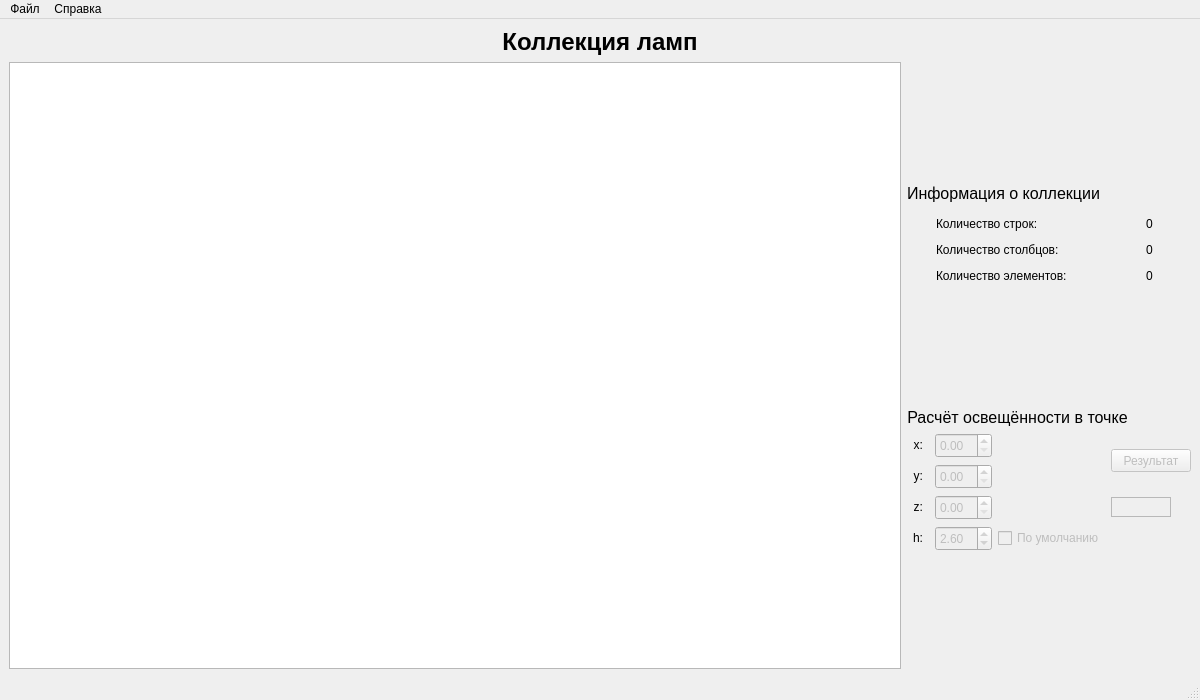
<?xml version="1.0" encoding="UTF-8"?>
<ui version="4.0">
 <class>MainWindow</class>
 <widget class="QMainWindow" name="MainWindow">
  <property name="geometry">
   <rect>
    <x>0</x>
    <y>0</y>
    <width>1200</width>
    <height>700</height>
   </rect>
  </property>
  <property name="minimumSize">
   <size>
    <width>1200</width>
    <height>700</height>
   </size>
  </property>
  <property name="windowTitle">
   <string>LampApp</string>
  </property>
  <widget class="QWidget" name="centralwidget">
   <layout class="QGridLayout" name="gridLayout_2">
    <item row="0" column="0">
     <layout class="QVBoxLayout" name="verticalLayout_3">
      <item>
       <widget class="QLabel" name="label">
        <property name="font">
         <font>
          <pointsize>18</pointsize>
          <weight>75</weight>
          <bold>true</bold>
         </font>
        </property>
        <property name="text">
         <string>Коллекция ламп</string>
        </property>
        <property name="alignment">
         <set>Qt::AlignCenter</set>
        </property>
       </widget>
      </item>
      <item>
       <layout class="QHBoxLayout" name="horizontalLayout">
        <item>
         <widget class="QTableWidget" name="tableWidget">
          <property name="maximumSize">
           <size>
            <width>16777215</width>
            <height>16777215</height>
           </size>
          </property>
          <property name="sizeAdjustPolicy">
           <enum>QAbstractScrollArea::AdjustIgnored</enum>
          </property>
          <property name="alternatingRowColors">
           <bool>false</bool>
          </property>
          <property name="selectionMode">
           <enum>QAbstractItemView::SingleSelection</enum>
          </property>
          <property name="iconSize">
           <size>
            <width>0</width>
            <height>0</height>
           </size>
          </property>
          <property name="textElideMode">
           <enum>Qt::ElideMiddle</enum>
          </property>
          <property name="verticalScrollMode">
           <enum>QAbstractItemView::ScrollPerItem</enum>
          </property>
          <property name="rowCount">
           <number>0</number>
          </property>
          <property name="columnCount">
           <number>0</number>
          </property>
          <attribute name="horizontalHeaderCascadingSectionResizes">
           <bool>false</bool>
          </attribute>
          <attribute name="horizontalHeaderMinimumSectionSize">
           <number>70</number>
          </attribute>
          <attribute name="horizontalHeaderShowSortIndicator" stdset="0">
           <bool>false</bool>
          </attribute>
          <attribute name="horizontalHeaderStretchLastSection">
           <bool>false</bool>
          </attribute>
          <attribute name="verticalHeaderCascadingSectionResizes">
           <bool>false</bool>
          </attribute>
          <attribute name="verticalHeaderStretchLastSection">
           <bool>false</bool>
          </attribute>
         </widget>
        </item>
        <item>
         <layout class="QVBoxLayout" name="verticalLayout">
          <item>
           <layout class="QVBoxLayout" name="verticalLayout_2">
            <property name="sizeConstraint">
             <enum>QLayout::SetFixedSize</enum>
            </property>
            <item>
             <widget class="QLabel" name="label_2">
              <property name="sizePolicy">
               <sizepolicy hsizetype="Fixed" vsizetype="Fixed">
                <horstretch>0</horstretch>
                <verstretch>0</verstretch>
               </sizepolicy>
              </property>
              <property name="minimumSize">
               <size>
                <width>191</width>
                <height>19</height>
               </size>
              </property>
              <property name="maximumSize">
               <size>
                <width>300</width>
                <height>30</height>
               </size>
              </property>
              <property name="font">
               <font>
                <pointsize>12</pointsize>
               </font>
              </property>
              <property name="text">
               <string>Информация о коллекции</string>
              </property>
             </widget>
            </item>
            <item>
             <layout class="QHBoxLayout" name="horizontalLayout_7">
              <item>
               <widget class="QLabel" name="label_3">
                <property name="sizePolicy">
                 <sizepolicy hsizetype="Fixed" vsizetype="Fixed">
                  <horstretch>0</horstretch>
                  <verstretch>0</verstretch>
                 </sizepolicy>
                </property>
                <property name="minimumSize">
                 <size>
                  <width>175</width>
                  <height>20</height>
                 </size>
                </property>
                <property name="maximumSize">
                 <size>
                  <width>175</width>
                  <height>20</height>
                 </size>
                </property>
                <property name="text">
                 <string>Количество строк:</string>
                </property>
               </widget>
              </item>
              <item>
               <widget class="QLabel" name="n_number">
                <property name="sizePolicy">
                 <sizepolicy hsizetype="Fixed" vsizetype="Fixed">
                  <horstretch>0</horstretch>
                  <verstretch>0</verstretch>
                 </sizepolicy>
                </property>
                <property name="minimumSize">
                 <size>
                  <width>16</width>
                  <height>16</height>
                 </size>
                </property>
                <property name="maximumSize">
                 <size>
                  <width>16</width>
                  <height>16</height>
                 </size>
                </property>
                <property name="text">
                 <string>0</string>
                </property>
               </widget>
              </item>
             </layout>
            </item>
            <item>
             <layout class="QHBoxLayout" name="horizontalLayout_6">
              <item>
               <widget class="QLabel" name="label_4">
                <property name="sizePolicy">
                 <sizepolicy hsizetype="Fixed" vsizetype="Fixed">
                  <horstretch>0</horstretch>
                  <verstretch>0</verstretch>
                 </sizepolicy>
                </property>
                <property name="minimumSize">
                 <size>
                  <width>175</width>
                  <height>20</height>
                 </size>
                </property>
                <property name="maximumSize">
                 <size>
                  <width>175</width>
                  <height>20</height>
                 </size>
                </property>
                <property name="text">
                 <string>Количество столбцов:</string>
                </property>
               </widget>
              </item>
              <item>
               <widget class="QLabel" name="m_number">
                <property name="sizePolicy">
                 <sizepolicy hsizetype="Fixed" vsizetype="Fixed">
                  <horstretch>0</horstretch>
                  <verstretch>0</verstretch>
                 </sizepolicy>
                </property>
                <property name="minimumSize">
                 <size>
                  <width>16</width>
                  <height>16</height>
                 </size>
                </property>
                <property name="maximumSize">
                 <size>
                  <width>16</width>
                  <height>16</height>
                 </size>
                </property>
                <property name="text">
                 <string>0</string>
                </property>
               </widget>
              </item>
             </layout>
            </item>
            <item>
             <layout class="QHBoxLayout" name="horizontalLayout_5">
              <item>
               <widget class="QLabel" name="label_5">
                <property name="sizePolicy">
                 <sizepolicy hsizetype="Fixed" vsizetype="Fixed">
                  <horstretch>0</horstretch>
                  <verstretch>0</verstretch>
                 </sizepolicy>
                </property>
                <property name="minimumSize">
                 <size>
                  <width>175</width>
                  <height>20</height>
                 </size>
                </property>
                <property name="maximumSize">
                 <size>
                  <width>175</width>
                  <height>20</height>
                 </size>
                </property>
                <property name="text">
                 <string>Количество элементов:</string>
                </property>
               </widget>
              </item>
              <item>
               <widget class="QLabel" name="count">
                <property name="sizePolicy">
                 <sizepolicy hsizetype="Fixed" vsizetype="Fixed">
                  <horstretch>0</horstretch>
                  <verstretch>0</verstretch>
                 </sizepolicy>
                </property>
                <property name="minimumSize">
                 <size>
                  <width>16</width>
                  <height>16</height>
                 </size>
                </property>
                <property name="maximumSize">
                 <size>
                  <width>16</width>
                  <height>16</height>
                 </size>
                </property>
                <property name="text">
                 <string>0</string>
                </property>
               </widget>
              </item>
             </layout>
            </item>
           </layout>
          </item>
          <item>
           <layout class="QGridLayout" name="gridLayout">
            <property name="sizeConstraint">
             <enum>QLayout::SetFixedSize</enum>
            </property>
            <item row="3" column="4">
             <widget class="QTextEdit" name="result">
              <property name="enabled">
               <bool>false</bool>
              </property>
              <property name="sizePolicy">
               <sizepolicy hsizetype="Fixed" vsizetype="Fixed">
                <horstretch>0</horstretch>
                <verstretch>0</verstretch>
               </sizepolicy>
              </property>
              <property name="minimumSize">
               <size>
                <width>60</width>
                <height>20</height>
               </size>
              </property>
              <property name="maximumSize">
               <size>
                <width>60</width>
                <height>20</height>
               </size>
              </property>
              <property name="verticalScrollBarPolicy">
               <enum>Qt::ScrollBarAlwaysOff</enum>
              </property>
              <property name="horizontalScrollBarPolicy">
               <enum>Qt::ScrollBarAlwaysOff</enum>
              </property>
              <property name="html">
               <string>&lt;!DOCTYPE HTML PUBLIC &quot;-//W3C//DTD HTML 4.0//EN&quot; &quot;http://www.w3.org/TR/REC-html40/strict.dtd&quot;&gt;
&lt;html&gt;&lt;head&gt;&lt;meta name=&quot;qrichtext&quot; content=&quot;1&quot; /&gt;&lt;style type=&quot;text/css&quot;&gt;
p, li { white-space: pre-wrap; }
&lt;/style&gt;&lt;/head&gt;&lt;body style=&quot; font-family:'MS Shell Dlg 2'; font-size:8pt; font-weight:400; font-style:normal;&quot;&gt;
&lt;p style=&quot;-qt-paragraph-type:empty; margin-top:0px; margin-bottom:0px; margin-left:0px; margin-right:0px; -qt-block-indent:0; text-indent:0px; font-size:8.25pt;&quot;&gt;&lt;br /&gt;&lt;/p&gt;&lt;/body&gt;&lt;/html&gt;</string>
              </property>
             </widget>
            </item>
            <item row="3" column="0">
             <widget class="QLabel" name="label_9">
              <property name="sizePolicy">
               <sizepolicy hsizetype="Fixed" vsizetype="Preferred">
                <horstretch>0</horstretch>
                <verstretch>0</verstretch>
               </sizepolicy>
              </property>
              <property name="minimumSize">
               <size>
                <width>16</width>
                <height>20</height>
               </size>
              </property>
              <property name="maximumSize">
               <size>
                <width>16</width>
                <height>20</height>
               </size>
              </property>
              <property name="text">
               <string>z:</string>
              </property>
              <property name="alignment">
               <set>Qt::AlignRight|Qt::AlignTrailing|Qt::AlignVCenter</set>
              </property>
             </widget>
            </item>
            <item row="3" column="2">
             <widget class="QDoubleSpinBox" name="z_SpinBox">
              <property name="enabled">
               <bool>false</bool>
              </property>
              <property name="sizePolicy">
               <sizepolicy hsizetype="Fixed" vsizetype="Fixed">
                <horstretch>0</horstretch>
                <verstretch>0</verstretch>
               </sizepolicy>
              </property>
              <property name="minimumSize">
               <size>
                <width>57</width>
                <height>25</height>
               </size>
              </property>
              <property name="maximumSize">
               <size>
                <width>57</width>
                <height>25</height>
               </size>
              </property>
              <property name="singleStep">
               <double>0.010000000000000</double>
              </property>
             </widget>
            </item>
            <item row="2" column="2">
             <widget class="QDoubleSpinBox" name="y_SpinBox">
              <property name="enabled">
               <bool>false</bool>
              </property>
              <property name="sizePolicy">
               <sizepolicy hsizetype="Fixed" vsizetype="Fixed">
                <horstretch>0</horstretch>
                <verstretch>0</verstretch>
               </sizepolicy>
              </property>
              <property name="minimumSize">
               <size>
                <width>57</width>
                <height>25</height>
               </size>
              </property>
              <property name="maximumSize">
               <size>
                <width>57</width>
                <height>25</height>
               </size>
              </property>
              <property name="singleStep">
               <double>0.010000000000000</double>
              </property>
             </widget>
            </item>
            <item row="4" column="0">
             <widget class="QLabel" name="label_10">
              <property name="sizePolicy">
               <sizepolicy hsizetype="Fixed" vsizetype="Preferred">
                <horstretch>0</horstretch>
                <verstretch>0</verstretch>
               </sizepolicy>
              </property>
              <property name="minimumSize">
               <size>
                <width>16</width>
                <height>20</height>
               </size>
              </property>
              <property name="maximumSize">
               <size>
                <width>16</width>
                <height>20</height>
               </size>
              </property>
              <property name="text">
               <string>h:</string>
              </property>
              <property name="alignment">
               <set>Qt::AlignRight|Qt::AlignTrailing|Qt::AlignVCenter</set>
              </property>
             </widget>
            </item>
            <item row="4" column="2">
             <widget class="QDoubleSpinBox" name="h_SpinBox">
              <property name="enabled">
               <bool>false</bool>
              </property>
              <property name="sizePolicy">
               <sizepolicy hsizetype="Fixed" vsizetype="Fixed">
                <horstretch>0</horstretch>
                <verstretch>0</verstretch>
               </sizepolicy>
              </property>
              <property name="minimumSize">
               <size>
                <width>57</width>
                <height>25</height>
               </size>
              </property>
              <property name="maximumSize">
               <size>
                <width>57</width>
                <height>25</height>
               </size>
              </property>
              <property name="minimum">
               <double>2.000000000000000</double>
              </property>
              <property name="maximum">
               <double>3.000000000000000</double>
              </property>
              <property name="singleStep">
               <double>0.010000000000000</double>
              </property>
              <property name="value">
               <double>2.600000000000000</double>
              </property>
             </widget>
            </item>
            <item row="4" column="3">
             <widget class="QCheckBox" name="checkBox">
              <property name="enabled">
               <bool>false</bool>
              </property>
              <property name="sizePolicy">
               <sizepolicy hsizetype="Fixed" vsizetype="Fixed">
                <horstretch>0</horstretch>
                <verstretch>0</verstretch>
               </sizepolicy>
              </property>
              <property name="text">
               <string>По умолчанию</string>
              </property>
             </widget>
            </item>
            <item row="1" column="2">
             <widget class="QDoubleSpinBox" name="x_SpinBox">
              <property name="enabled">
               <bool>false</bool>
              </property>
              <property name="sizePolicy">
               <sizepolicy hsizetype="Fixed" vsizetype="Fixed">
                <horstretch>0</horstretch>
                <verstretch>0</verstretch>
               </sizepolicy>
              </property>
              <property name="minimumSize">
               <size>
                <width>57</width>
                <height>25</height>
               </size>
              </property>
              <property name="maximumSize">
               <size>
                <width>57</width>
                <height>25</height>
               </size>
              </property>
              <property name="singleStep">
               <double>0.010000000000000</double>
              </property>
             </widget>
            </item>
            <item row="0" column="0" colspan="5">
             <widget class="QLabel" name="label_6">
              <property name="sizePolicy">
               <sizepolicy hsizetype="Fixed" vsizetype="Fixed">
                <horstretch>0</horstretch>
                <verstretch>0</verstretch>
               </sizepolicy>
              </property>
              <property name="font">
               <font>
                <pointsize>12</pointsize>
               </font>
              </property>
              <property name="text">
               <string>Расчёт освещённости в точке</string>
              </property>
              <property name="alignment">
               <set>Qt::AlignCenter</set>
              </property>
             </widget>
            </item>
            <item row="1" column="4" rowspan="2">
             <widget class="QPushButton" name="pushButton">
              <property name="enabled">
               <bool>false</bool>
              </property>
              <property name="sizePolicy">
               <sizepolicy hsizetype="Fixed" vsizetype="Fixed">
                <horstretch>0</horstretch>
                <verstretch>0</verstretch>
               </sizepolicy>
              </property>
              <property name="minimumSize">
               <size>
                <width>75</width>
                <height>23</height>
               </size>
              </property>
              <property name="maximumSize">
               <size>
                <width>16777215</width>
                <height>16777215</height>
               </size>
              </property>
              <property name="text">
               <string>Результат</string>
              </property>
             </widget>
            </item>
            <item row="2" column="0">
             <widget class="QLabel" name="label_8">
              <property name="sizePolicy">
               <sizepolicy hsizetype="Fixed" vsizetype="Fixed">
                <horstretch>0</horstretch>
                <verstretch>0</verstretch>
               </sizepolicy>
              </property>
              <property name="minimumSize">
               <size>
                <width>16</width>
                <height>20</height>
               </size>
              </property>
              <property name="maximumSize">
               <size>
                <width>16</width>
                <height>20</height>
               </size>
              </property>
              <property name="text">
               <string>y:</string>
              </property>
              <property name="alignment">
               <set>Qt::AlignRight|Qt::AlignTrailing|Qt::AlignVCenter</set>
              </property>
             </widget>
            </item>
            <item row="1" column="0">
             <widget class="QLabel" name="label_7">
              <property name="sizePolicy">
               <sizepolicy hsizetype="Fixed" vsizetype="Fixed">
                <horstretch>0</horstretch>
                <verstretch>0</verstretch>
               </sizepolicy>
              </property>
              <property name="minimumSize">
               <size>
                <width>16</width>
                <height>20</height>
               </size>
              </property>
              <property name="maximumSize">
               <size>
                <width>16</width>
                <height>20</height>
               </size>
              </property>
              <property name="text">
               <string>x:</string>
              </property>
              <property name="alignment">
               <set>Qt::AlignRight|Qt::AlignTrailing|Qt::AlignVCenter</set>
              </property>
             </widget>
            </item>
           </layout>
          </item>
         </layout>
        </item>
       </layout>
      </item>
     </layout>
    </item>
   </layout>
  </widget>
  <widget class="QMenuBar" name="menubar">
   <property name="geometry">
    <rect>
     <x>0</x>
     <y>0</y>
     <width>1200</width>
     <height>21</height>
    </rect>
   </property>
   <widget class="QMenu" name="menu">
    <property name="title">
     <string>Файл</string>
    </property>
    <addaction name="action"/>
    <addaction name="action_2"/>
    <addaction name="action_3"/>
   </widget>
   <widget class="QMenu" name="menu_2">
    <property name="title">
     <string>Справка</string>
    </property>
    <addaction name="action_4"/>
   </widget>
   <addaction name="menu"/>
   <addaction name="menu_2"/>
  </widget>
  <widget class="QStatusBar" name="statusbar"/>
  <action name="action">
   <property name="text">
    <string>Создать коллекцию</string>
   </property>
   <property name="shortcut">
    <string>Ctrl+N</string>
   </property>
  </action>
  <action name="action_2">
   <property name="text">
    <string>Открыть ...</string>
   </property>
   <property name="shortcut">
    <string>Ctrl+O</string>
   </property>
  </action>
  <action name="action_3">
   <property name="text">
    <string>Сохранить как ...</string>
   </property>
   <property name="shortcut">
    <string>Ctrl+S</string>
   </property>
  </action>
  <action name="action_4">
   <property name="text">
    <string>О программе</string>
   </property>
  </action>
 </widget>
 <resources/>
 <connections/>
</ui>
